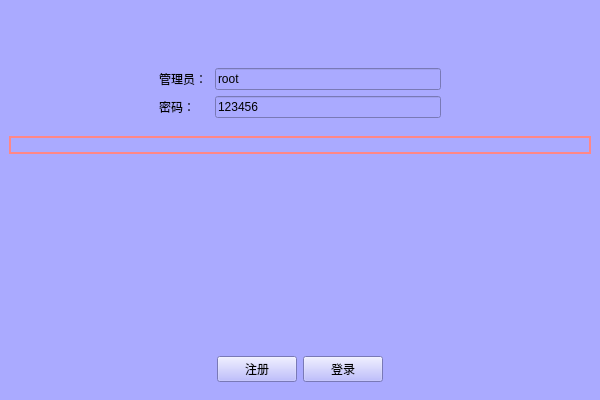
<?xml version="1.0" encoding="UTF-8"?>
<ui version="4.0">
 <class>LogInWidget</class>
 <widget class="QWidget" name="LogInWidget">
  <property name="geometry">
   <rect>
    <x>0</x>
    <y>0</y>
    <width>600</width>
    <height>400</height>
   </rect>
  </property>
  <property name="minimumSize">
   <size>
    <width>600</width>
    <height>0</height>
   </size>
  </property>
  <property name="windowTitle">
   <string>Form</string>
  </property>
  <layout class="QVBoxLayout" name="verticalLayout">
   <property name="spacing">
    <number>0</number>
   </property>
   <property name="leftMargin">
    <number>0</number>
   </property>
   <property name="topMargin">
    <number>0</number>
   </property>
   <property name="rightMargin">
    <number>0</number>
   </property>
   <property name="bottomMargin">
    <number>0</number>
   </property>
   <item>
    <widget class="QWidget" name="widget_4" native="true">
     <property name="styleSheet">
      <string notr="true">background-color: rgb(170, 170, 255);</string>
     </property>
     <layout class="QVBoxLayout" name="verticalLayout_2">
      <property name="spacing">
       <number>0</number>
      </property>
      <property name="topMargin">
       <number>50</number>
      </property>
      <item>
       <widget class="QWidget" name="widget_3" native="true">
        <layout class="QHBoxLayout" name="horizontalLayout_2">
         <item>
          <spacer name="horizontalSpacer">
           <property name="orientation">
            <enum>Qt::Horizontal</enum>
           </property>
           <property name="sizeHint" stdset="0">
            <size>
             <width>40</width>
             <height>20</height>
            </size>
           </property>
          </spacer>
         </item>
         <item>
          <widget class="QWidget" name="widget_2" native="true">
           <property name="minimumSize">
            <size>
             <width>300</width>
             <height>0</height>
            </size>
           </property>
           <layout class="QFormLayout" name="formLayout">
            <property name="formAlignment">
             <set>Qt::AlignBottom|Qt::AlignLeading|Qt::AlignLeft</set>
            </property>
            <item row="0" column="0">
             <widget class="QLabel" name="label_admi">
              <property name="minimumSize">
               <size>
                <width>50</width>
                <height>0</height>
               </size>
              </property>
              <property name="text">
               <string>管理员：</string>
              </property>
             </widget>
            </item>
            <item row="0" column="1">
             <widget class="QLineEdit" name="lineEdit_admi">
              <property name="text">
               <string>root</string>
              </property>
             </widget>
            </item>
            <item row="1" column="0">
             <widget class="QLabel" name="label_pass">
              <property name="minimumSize">
               <size>
                <width>50</width>
                <height>0</height>
               </size>
              </property>
              <property name="text">
               <string>密码：</string>
              </property>
             </widget>
            </item>
            <item row="1" column="1">
             <widget class="QLineEdit" name="lineEdit_pass">
              <property name="text">
               <string>123456</string>
              </property>
             </widget>
            </item>
           </layout>
          </widget>
         </item>
         <item>
          <spacer name="horizontalSpacer_2">
           <property name="orientation">
            <enum>Qt::Horizontal</enum>
           </property>
           <property name="sizeHint" stdset="0">
            <size>
             <width>40</width>
             <height>20</height>
            </size>
           </property>
          </spacer>
         </item>
        </layout>
       </widget>
      </item>
      <item>
       <widget class="QLabel" name="label_prompt">
        <property name="styleSheet">
         <string notr="true">QLabel{
    font: 25 14pt '微软雅黑 Light';
    color: rgb(255,78,78);
    border:2px solid rgb(255,135,135);
    border-radius:10px;
}</string>
        </property>
        <property name="text">
         <string/>
        </property>
       </widget>
      </item>
      <item>
       <spacer name="verticalSpacer">
        <property name="orientation">
         <enum>Qt::Vertical</enum>
        </property>
        <property name="sizeHint" stdset="0">
         <size>
          <width>20</width>
          <height>40</height>
         </size>
        </property>
       </spacer>
      </item>
      <item>
       <widget class="QWidget" name="widget" native="true">
        <layout class="QHBoxLayout" name="horizontalLayout">
         <item>
          <spacer name="horizontalSpacer_3">
           <property name="orientation">
            <enum>Qt::Horizontal</enum>
           </property>
           <property name="sizeHint" stdset="0">
            <size>
             <width>40</width>
             <height>20</height>
            </size>
           </property>
          </spacer>
         </item>
         <item>
          <widget class="QPushButton" name="pushButton_regist">
           <property name="text">
            <string>注册</string>
           </property>
          </widget>
         </item>
         <item>
          <widget class="QPushButton" name="pushButton_login">
           <property name="text">
            <string>登录</string>
           </property>
           <property name="shortcut">
            <string/>
           </property>
          </widget>
         </item>
         <item>
          <spacer name="horizontalSpacer_4">
           <property name="orientation">
            <enum>Qt::Horizontal</enum>
           </property>
           <property name="sizeHint" stdset="0">
            <size>
             <width>40</width>
             <height>20</height>
            </size>
           </property>
          </spacer>
         </item>
        </layout>
       </widget>
      </item>
     </layout>
    </widget>
   </item>
  </layout>
 </widget>
 <resources/>
 <connections/>
</ui>
